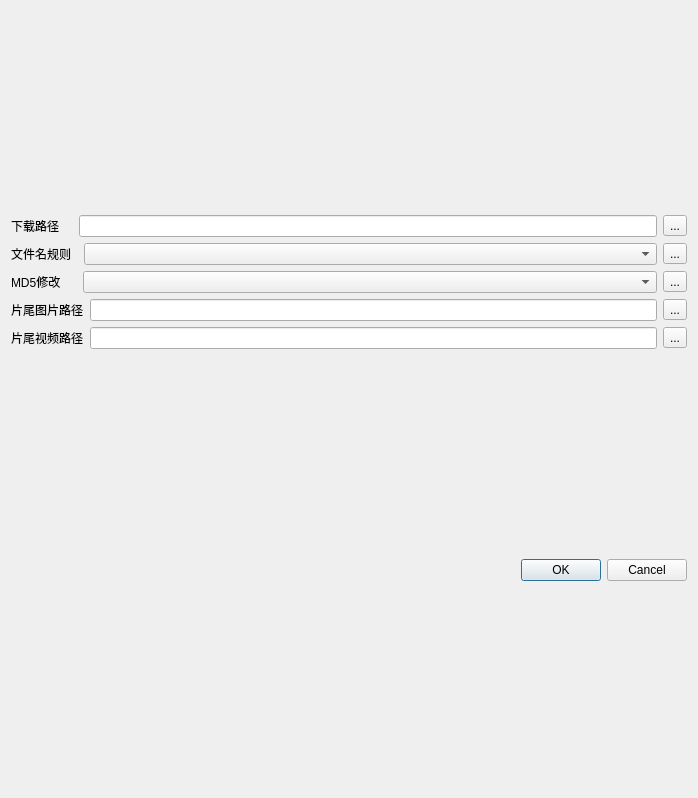
<?xml version="1.0" encoding="UTF-8"?>
<ui version="4.0">
 <class>UserSetting</class>
 <widget class="QWidget" name="UserSetting">
  <property name="geometry">
   <rect>
    <x>0</x>
    <y>0</y>
    <width>698</width>
    <height>798</height>
   </rect>
  </property>
  <property name="windowTitle">
   <string>用户设置</string>
  </property>
  <layout class="QVBoxLayout" name="verticalLayout_2">
   <item>
    <layout class="QVBoxLayout" name="verticalLayout" stretch="0,0,0,1">
     <property name="rightMargin">
      <number>0</number>
     </property>
     <property name="bottomMargin">
      <number>0</number>
     </property>
     <item>
      <layout class="QHBoxLayout" name="horizontalLayout_3">
       <item>
        <widget class="QLabel" name="downloadpath_label">
         <property name="text">
          <string>下载路径    </string>
         </property>
        </widget>
       </item>
       <item>
        <widget class="QLineEdit" name="downloadpath_lineedit"/>
       </item>
       <item>
        <widget class="QToolButton" name="downloadpath_toolbutton">
         <property name="text">
          <string>...</string>
         </property>
        </widget>
       </item>
      </layout>
     </item>
     <item>
      <layout class="QHBoxLayout" name="horizontalLayout_4">
       <item>
        <widget class="QLabel" name="namingrule_label">
         <property name="text">
          <string>文件名规则  </string>
         </property>
         <property name="scaledContents">
          <bool>false</bool>
         </property>
        </widget>
       </item>
       <item>
        <widget class="QComboBox" name="namingrule_combobox">
         <property name="sizePolicy">
          <sizepolicy hsizetype="Expanding" vsizetype="Fixed">
           <horstretch>0</horstretch>
           <verstretch>0</verstretch>
          </sizepolicy>
         </property>
        </widget>
       </item>
       <item>
        <widget class="QToolButton" name="namingrule_toolbutton">
         <property name="text">
          <string>...</string>
         </property>
        </widget>
       </item>
      </layout>
     </item>
     <item>
      <layout class="QVBoxLayout" name="verticalLayout_3">
       <item>
        <layout class="QHBoxLayout" name="horizontalLayout">
         <item>
          <widget class="QLabel" name="md5_label">
           <property name="text">
            <string>MD5修改     </string>
           </property>
          </widget>
         </item>
         <item>
          <widget class="QComboBox" name="md5_combbox">
           <property name="sizePolicy">
            <sizepolicy hsizetype="Expanding" vsizetype="Fixed">
             <horstretch>0</horstretch>
             <verstretch>0</verstretch>
            </sizepolicy>
           </property>
          </widget>
         </item>
         <item>
          <widget class="QToolButton" name="md5_toolButton">
           <property name="text">
            <string>...</string>
           </property>
          </widget>
         </item>
        </layout>
       </item>
       <item>
        <layout class="QHBoxLayout" name="horizontalLayout_5">
         <item>
          <widget class="QLabel" name="trailerpicture_label">
           <property name="text">
            <string>片尾图片路径</string>
           </property>
          </widget>
         </item>
         <item>
          <widget class="QLineEdit" name="trailerpicture_lineedit"/>
         </item>
         <item>
          <widget class="QToolButton" name="trailerpicture_toolbutton">
           <property name="text">
            <string>...</string>
           </property>
          </widget>
         </item>
        </layout>
       </item>
       <item>
        <layout class="QHBoxLayout" name="horizontalLayout_6">
         <item>
          <widget class="QLabel" name="trailervideo_label">
           <property name="text">
            <string>片尾视频路径</string>
           </property>
          </widget>
         </item>
         <item>
          <widget class="QLineEdit" name="trailervideo_lineedit"/>
         </item>
         <item>
          <widget class="QToolButton" name="trailervideo_toolbutton">
           <property name="text">
            <string>...</string>
           </property>
          </widget>
         </item>
        </layout>
       </item>
      </layout>
     </item>
     <item>
      <layout class="QHBoxLayout" name="horizontalLayout_2">
       <item>
        <layout class="QGridLayout" name="gridLayout"/>
       </item>
      </layout>
     </item>
    </layout>
   </item>
   <item>
    <widget class="QDialogButtonBox" name="buttonBox">
     <property name="standardButtons">
      <set>QDialogButtonBox::Cancel|QDialogButtonBox::Ok</set>
     </property>
    </widget>
   </item>
  </layout>
 </widget>
 <resources/>
 <connections/>
</ui>
